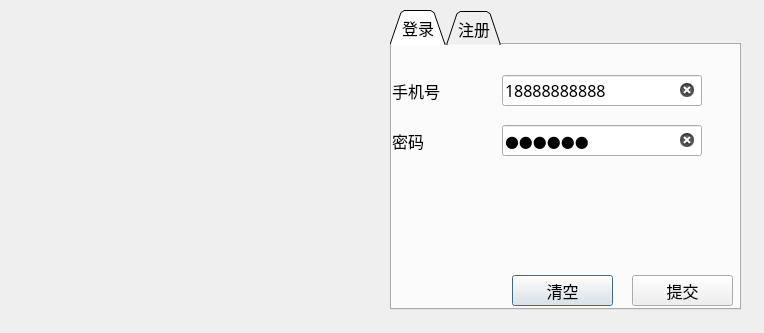
<?xml version="1.0" encoding="UTF-8"?>
<ui version="4.0">
 <class>LoginDialog</class>
 <widget class="QDialog" name="LoginDialog">
  <property name="geometry">
   <rect>
    <x>0</x>
    <y>0</y>
    <width>764</width>
    <height>333</height>
   </rect>
  </property>
  <property name="minimumSize">
   <size>
    <width>764</width>
    <height>333</height>
   </size>
  </property>
  <property name="maximumSize">
   <size>
    <width>764</width>
    <height>333</height>
   </size>
  </property>
  <property name="windowTitle">
   <string>Dialog</string>
  </property>
  <widget class="QLabel" name="lb_icon">
   <property name="geometry">
    <rect>
     <x>29</x>
     <y>9</y>
     <width>321</width>
     <height>311</height>
    </rect>
   </property>
   <property name="text">
    <string/>
   </property>
   <property name="pixmap">
    <pixmap resource="resource.qrc">:/tb/ysxs.png</pixmap>
   </property>
   <property name="scaledContents">
    <bool>true</bool>
   </property>
  </widget>
  <widget class="QTabWidget" name="tw_login_register">
   <property name="geometry">
    <rect>
     <x>390</x>
     <y>10</y>
     <width>351</width>
     <height>300</height>
    </rect>
   </property>
   <property name="font">
    <font>
     <family>微软雅黑</family>
     <pointsize>12</pointsize>
    </font>
   </property>
   <property name="tabShape">
    <enum>QTabWidget::Triangular</enum>
   </property>
   <property name="currentIndex">
    <number>0</number>
   </property>
   <property name="documentMode">
    <bool>false</bool>
   </property>
   <widget class="QWidget" name="tab_login">
    <attribute name="title">
     <string>登录</string>
    </attribute>
    <widget class="QLineEdit" name="le_tel">
     <property name="geometry">
      <rect>
       <x>110</x>
       <y>30</y>
       <width>200</width>
       <height>31</height>
      </rect>
     </property>
     <property name="toolTip">
      <string>&lt;html&gt;&lt;head/&gt;&lt;body&gt;&lt;p&gt;&lt;span style=&quot; font-size:12pt;&quot;&gt;输入中国大陆11位手机号&lt;/span&gt;&lt;/p&gt;&lt;p&gt;&lt;br/&gt;&lt;/p&gt;&lt;/body&gt;&lt;/html&gt;</string>
     </property>
     <property name="text">
      <string>18888888888</string>
     </property>
     <property name="clearButtonEnabled">
      <bool>true</bool>
     </property>
    </widget>
    <widget class="QLabel" name="lb_tel">
     <property name="geometry">
      <rect>
       <x>0</x>
       <y>30</y>
       <width>81</width>
       <height>31</height>
      </rect>
     </property>
     <property name="font">
      <font>
       <family>微软雅黑</family>
       <pointsize>12</pointsize>
      </font>
     </property>
     <property name="text">
      <string>手机号</string>
     </property>
    </widget>
    <widget class="QLabel" name="lb_passwd">
     <property name="geometry">
      <rect>
       <x>0</x>
       <y>80</y>
       <width>81</width>
       <height>31</height>
      </rect>
     </property>
     <property name="text">
      <string>密码</string>
     </property>
    </widget>
    <widget class="QLineEdit" name="le_passwd">
     <property name="geometry">
      <rect>
       <x>110</x>
       <y>80</y>
       <width>200</width>
       <height>31</height>
      </rect>
     </property>
     <property name="text">
      <string>111111</string>
     </property>
     <property name="echoMode">
      <enum>QLineEdit::Password</enum>
     </property>
     <property name="readOnly">
      <bool>false</bool>
     </property>
     <property name="clearButtonEnabled">
      <bool>true</bool>
     </property>
    </widget>
    <widget class="QPushButton" name="pb_clear">
     <property name="geometry">
      <rect>
       <x>120</x>
       <y>230</y>
       <width>101</width>
       <height>31</height>
      </rect>
     </property>
     <property name="text">
      <string>清空</string>
     </property>
    </widget>
    <widget class="QPushButton" name="pb_commit">
     <property name="geometry">
      <rect>
       <x>240</x>
       <y>230</y>
       <width>101</width>
       <height>31</height>
      </rect>
     </property>
     <property name="text">
      <string>提交</string>
     </property>
    </widget>
   </widget>
   <widget class="QWidget" name="tab_register">
    <attribute name="title">
     <string>注册</string>
    </attribute>
    <widget class="QLabel" name="lb_tel_register">
     <property name="geometry">
      <rect>
       <x>0</x>
       <y>30</y>
       <width>81</width>
       <height>31</height>
      </rect>
     </property>
     <property name="font">
      <font>
       <family>微软雅黑</family>
       <pointsize>12</pointsize>
      </font>
     </property>
     <property name="text">
      <string>手机号</string>
     </property>
    </widget>
    <widget class="QLabel" name="lb_passwd_register">
     <property name="geometry">
      <rect>
       <x>0</x>
       <y>80</y>
       <width>81</width>
       <height>31</height>
      </rect>
     </property>
     <property name="text">
      <string>密码</string>
     </property>
    </widget>
    <widget class="QLineEdit" name="le_tel_register">
     <property name="geometry">
      <rect>
       <x>110</x>
       <y>30</y>
       <width>200</width>
       <height>31</height>
      </rect>
     </property>
     <property name="toolTip">
      <string>&lt;html&gt;&lt;head/&gt;&lt;body&gt;&lt;p&gt;&lt;span style=&quot; font-size:12pt;&quot;&gt;输入中国大陆地区11位手机号&lt;/span&gt;&lt;/p&gt;&lt;/body&gt;&lt;/html&gt;</string>
     </property>
     <property name="clearButtonEnabled">
      <bool>true</bool>
     </property>
    </widget>
    <widget class="QLineEdit" name="le_passwd_register">
     <property name="geometry">
      <rect>
       <x>110</x>
       <y>80</y>
       <width>200</width>
       <height>31</height>
      </rect>
     </property>
     <property name="toolTip">
      <string>&lt;html&gt;&lt;head/&gt;&lt;body&gt;&lt;p&gt;&lt;span style=&quot; font-size:12pt;&quot;&gt;密码长度大于6位小于20位&lt;/span&gt;&lt;/p&gt;&lt;/body&gt;&lt;/html&gt;</string>
     </property>
     <property name="echoMode">
      <enum>QLineEdit::Password</enum>
     </property>
     <property name="clearButtonEnabled">
      <bool>true</bool>
     </property>
    </widget>
    <widget class="QLineEdit" name="le_confirm_register">
     <property name="geometry">
      <rect>
       <x>110</x>
       <y>130</y>
       <width>200</width>
       <height>31</height>
      </rect>
     </property>
     <property name="echoMode">
      <enum>QLineEdit::Password</enum>
     </property>
     <property name="clearButtonEnabled">
      <bool>true</bool>
     </property>
    </widget>
    <widget class="QLineEdit" name="le_name_register">
     <property name="geometry">
      <rect>
       <x>110</x>
       <y>180</y>
       <width>200</width>
       <height>31</height>
      </rect>
     </property>
     <property name="clearButtonEnabled">
      <bool>true</bool>
     </property>
    </widget>
    <widget class="QLabel" name="lb_name_register">
     <property name="geometry">
      <rect>
       <x>0</x>
       <y>180</y>
       <width>81</width>
       <height>21</height>
      </rect>
     </property>
     <property name="text">
      <string>昵称</string>
     </property>
    </widget>
    <widget class="QLabel" name="lb_confirm_register">
     <property name="geometry">
      <rect>
       <x>0</x>
       <y>130</y>
       <width>81</width>
       <height>31</height>
      </rect>
     </property>
     <property name="font">
      <font>
       <family>微软雅黑</family>
       <pointsize>12</pointsize>
      </font>
     </property>
     <property name="text">
      <string>确认密码</string>
     </property>
    </widget>
    <widget class="QPushButton" name="pb_clear_register">
     <property name="geometry">
      <rect>
       <x>120</x>
       <y>230</y>
       <width>101</width>
       <height>31</height>
      </rect>
     </property>
     <property name="text">
      <string>清空</string>
     </property>
    </widget>
    <widget class="QPushButton" name="pb_commit_register">
     <property name="geometry">
      <rect>
       <x>240</x>
       <y>230</y>
       <width>101</width>
       <height>31</height>
      </rect>
     </property>
     <property name="text">
      <string>提交</string>
     </property>
    </widget>
   </widget>
  </widget>
 </widget>
 <tabstops>
  <tabstop>le_tel_register</tabstop>
  <tabstop>le_passwd_register</tabstop>
  <tabstop>le_confirm_register</tabstop>
  <tabstop>le_name_register</tabstop>
  <tabstop>pb_commit_register</tabstop>
  <tabstop>pb_clear_register</tabstop>
  <tabstop>tw_login_register</tabstop>
  <tabstop>le_tel</tabstop>
  <tabstop>le_passwd</tabstop>
  <tabstop>pb_commit</tabstop>
  <tabstop>pb_clear</tabstop>
 </tabstops>
 <resources>
  <include location="resource.qrc"/>
 </resources>
 <connections/>
</ui>
